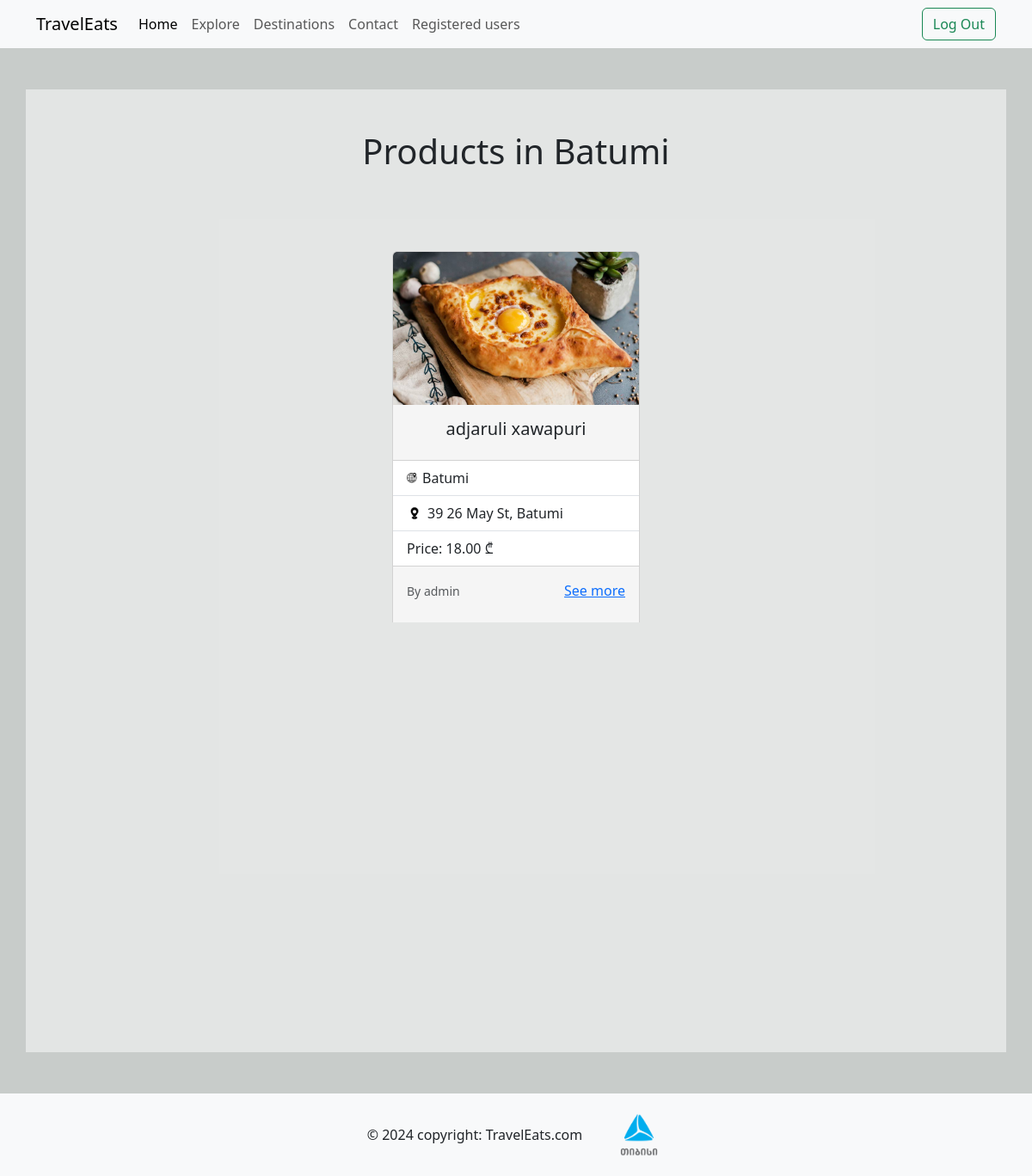
Page /products_by_city/Batumi (signed in) on the committed database.
### model.py (models this page shows)
class NewProduct(db.Model):
    __tablename__ = "newproducts"
    id = db.Column(db.Integer(), primary_key=True )
    name = db.Column(db.String())
    price = db.Column(db.Integer())
    image_path = db.Column(db.String())
    description = db.Column(db.String())
    country = db.Column(db.String())
    address = db.Column(db.String())
    author = db.Column(db.String())
    created_at = db.Column(db.DateTime, default=datetime.utcnow)

### routes.py (the view)
@app.route("/products_by_city/<city>")
def products_by_city(city):
    products = NewProduct.query.filter_by(country=city).all()
    return render_template("products_by_city.html", products=products, city = city)

### model.py (called while the page is built)
@login_manager.user_loader
def load_user(user_id):
    return User.query.get(user_id)

### templates/products_by_city.html (shortened to what this page needs)
{% extends "base.html" %}
{% block content %}
<div class="container-sm" style=" height:140vh; background-color:rgba(255, 255, 255, 0.5)">
    <div class="row text-center pt-5">
        <div class="col" style="display:flex; flex-direction:column; align-items:center;">
            <h1>Products in {{ city }}</h1>
        </div>
    </div>
    <div class="row text-center pt-5" style="height:40vw; overflow-y:auto; margin-top:3vw;">
        {% for product in products %}
        <div class="col align_center" style="margin-bottom:3vw;" >
            <div class="card" style="width: 18rem;">
                <img src="/static/{{product['image_path']}}" class="card-img-top" alt="...">
                <div class="card-body">
                    <h5 class="card-title">{{product.name}}</h5>
                </div>
                <ul class="list-group list-group-flush">
                    <li class="list-group-item">
                        <div style="display:flex; flex-direction:row; align-items:center;">
                            <img src="/static/country.png"
                                 style="height:1vw; width:1vw; margin-right:0.5vw">
                            <p style="margin-bottom:0;">{{ product.country}}</p>
                        </div>
                    </li>
                    <li class="list-group-item">
                        <div style="display:flex; flex-direction:row; align-items:center;">
                            <img src="/static/location.png"
                                 style="height:1.5vw; width:1.5vw; margin-right:0.5vw">
                            <p style="margin-bottom:0;">{{ product.address }}</p>
                        </div>
                    </li>
                    <li id="left" class="list-group-item">Price: {{ product.price }}</li>
                </ul>
                <div class="card-body" style="display:flex; flex-direction:row; justify-content:space-between">
                    <p class="card-text"><small class="text-body-secondary">By {{ product.author }}</small></p>
                    <a href="/product/{{product['id']}}" class="card-link">See more</a>
                </div>
            </div>
        </div>
        {% endfor %}
    </div>
</div>
{% endblock %}

### static/styles.css (style rules this page uses)
.card-body { background-color:#F5F5F5 }
#left { display:flex; justify-content:left; }
.align_center { display:flex; justify-content:center; }

### rows in the picture
NewProduct: country "Batumi", image_path (picture), name "adjaruli xawapuri", address "39 26 May St, Batumi", price "18.00 ₾", author "admin"
